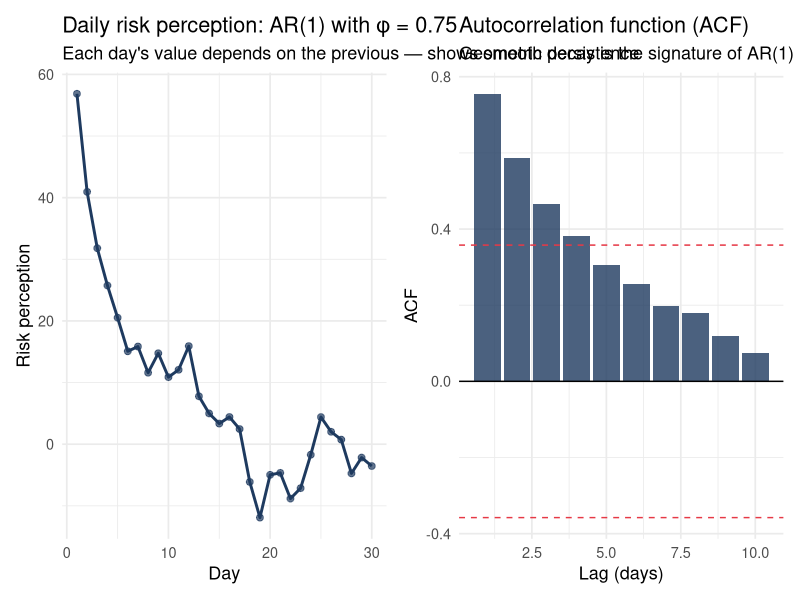
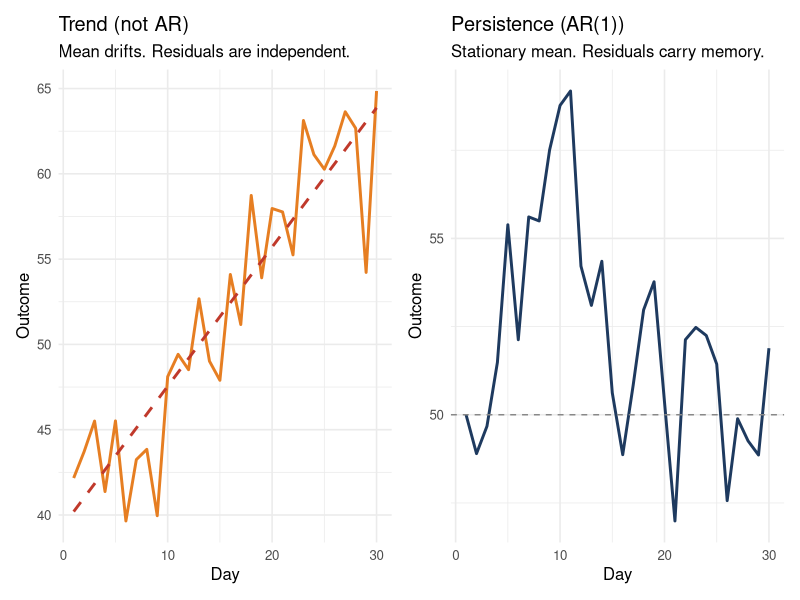
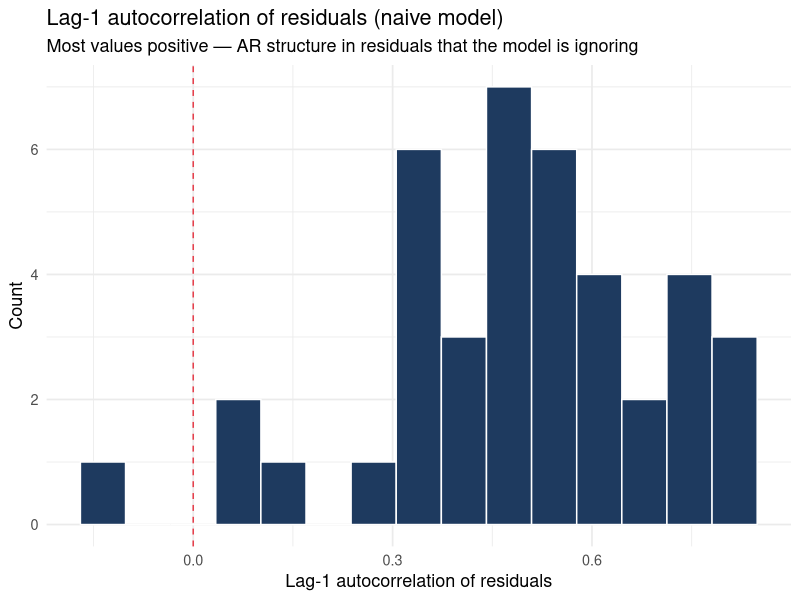
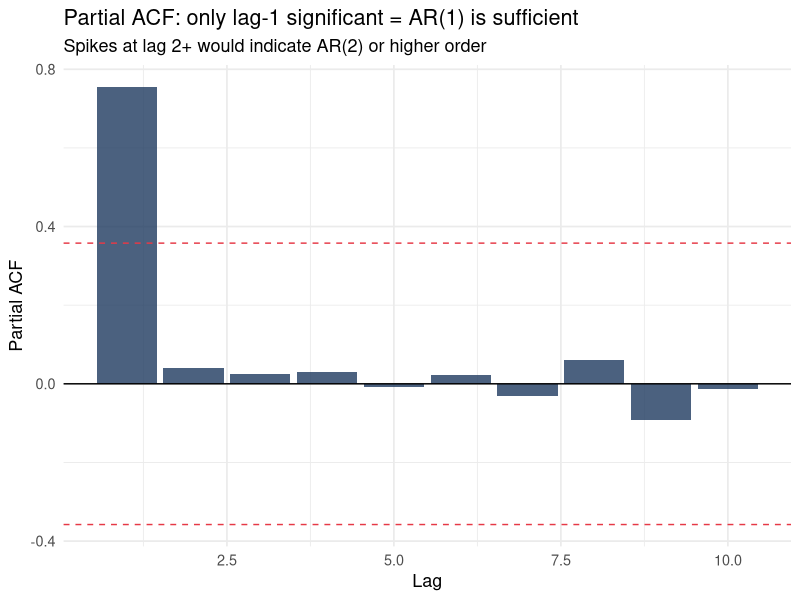

Here is the R script that generated these plots, in order:
## ---- chunk 1
library(tidyverse)
library(nlme)
library(ggplot2)
library(patchwork)
set.seed(42)
## ---- chunk 2
# Simulate AR(1) process for one person: 30 days of daily risk perception
phi   <- 0.75
sigma <- 3
n_t   <- 30

Y <- numeric(n_t)
Y[1] <- rnorm(1, 50, 5)
for (t in 2:n_t) Y[t] <- phi * Y[t-1] + rnorm(1, 0, sigma)

p1 <- tibble(day = 1:n_t, risk_perception = Y) |>
  ggplot(aes(x = day, y = risk_perception)) +
  geom_line(color = "#1e3a5f", linewidth = 1) +
  geom_point(size = 2, color = "#1e3a5f", alpha = 0.7) +
  labs(
    title    = paste0("Daily risk perception: AR(1) with φ = ", phi),
    subtitle = "Each day's value depends on the previous — shows smooth persistence",
    x = "Day", y = "Risk perception"
  ) +
  theme_minimal(base_size = 13)

acf_vals <- acf(Y, plot = FALSE, lag.max = 10)
p2 <- tibble(lag = 0:10, acf = acf_vals$acf[,1,1]) |>
  filter(lag > 0) |>
  ggplot(aes(x = lag, y = acf)) +
  geom_col(fill = "#1e3a5f", alpha = 0.8) +
  geom_hline(yintercept = 0, color = "black") +
  geom_hline(yintercept = c(-1, 1) * 1.96 / sqrt(n_t),
             linetype = "dashed", color = "#e63946") +
  labs(
    title    = "Autocorrelation function (ACF)",
    subtitle = "Geometric decay is the signature of AR(1)",
    x = "Lag (days)", y = "ACF"
  ) +
  theme_minimal(base_size = 13)

p1 + p2
## ---- chunk 3
t_vals <- 1:30
# Trend: mean drifts upward, residuals are independent
y_trend <- 40 + 0.8 * t_vals + rnorm(30, 0, 3)

# Persistence: stationary mean, AR(1) residuals
phi_p <- 0.8
y_pers <- numeric(30)
y_pers[1] <- 50
for (t in 2:30) y_pers[t] <- 50 * (1 - phi_p) + phi_p * y_pers[t-1] + rnorm(1, 0, 3)

p_trend <- tibble(day = t_vals, y = y_trend) |>
  ggplot(aes(x = day, y = y)) +
  geom_line(color = "#e67e22", linewidth = 1) +
  geom_smooth(method = "lm", se = FALSE, color = "#c0392b", linetype = "dashed") +
  labs(
    title    = "Trend (not AR)",
    subtitle = "Mean drifts. Residuals are independent.",
    x = "Day", y = "Outcome"
  ) +
  theme_minimal(base_size = 12)

p_pers <- tibble(day = t_vals, y = y_pers) |>
  ggplot(aes(x = day, y = y)) +
  geom_line(color = "#1e3a5f", linewidth = 1) +
  geom_hline(yintercept = 50, linetype = "dashed", color = "#888") +
  labs(
    title    = "Persistence (AR(1))",
    subtitle = "Stationary mean. Residuals carry memory.",
    x = "Day", y = "Outcome"
  ) +
  theme_minimal(base_size = 12)

p_trend + p_pers
## ---- chunk 4
n_people <- 40
n_days   <- 20

# Simulate multilevel AR(1): daily spending over 20 days
df_ar <- expand_grid(person = 1:n_people, day = 1:n_days) |>
  arrange(person, day) |>
  group_by(person) |>
  mutate(
    baseline = rnorm(1, 50, 6),
    ar_resid = {
      r <- numeric(n_days); r[1] <- rnorm(1, 0, 3)
      for (t in 2:n_days) r[t] <- 0.7 * r[t-1] + rnorm(1, 0, 3)
      r
    },
    daily_spending = baseline + 2 * day / n_days + ar_resid
  ) |>
  ungroup() |>
  mutate(person = factor(person))

# Naive model without AR structure
m_naive <- lme(daily_spending ~ day,
               random = ~1 | person,
               data   = df_ar)

# Lag-1 autocorrelation of residuals per person
residuals_df <- data.frame(
  resid  = residuals(m_naive, type = "normalized"),
  person = df_ar$person,
  day    = df_ar$day
)

lag1_by_person <- residuals_df |>
  group_by(person) |>
  arrange(day) |>
  summarise(lag1 = cor(head(resid, -1), tail(resid, -1)))

ggplot(lag1_by_person, aes(x = lag1)) +
  geom_histogram(fill = "#1e3a5f", color = "white", bins = 15) +
  geom_vline(xintercept = 0, linetype = "dashed", color = "#e63946") +
  labs(
    title    = "Lag-1 autocorrelation of residuals (naive model)",
    subtitle = "Most values positive — AR structure in residuals that the model is ignoring",
    x        = "Lag-1 autocorrelation of residuals",
    y        = "Count"
  ) +
  theme_minimal(base_size = 13)
## ---- chunk 5
m_ar1 <- lme(daily_spending ~ day,
             random      = ~1 | person,
             correlation = corAR1(form = ~day | person),
             data        = df_ar)

tibble(
  Model = c("Naive (independent residuals)", "AR(1) residuals"),
  AIC   = c(AIC(m_naive), AIC(m_ar1)),
  BIC   = c(BIC(m_naive), BIC(m_ar1))
) |>
  knitr::kable(digits = 1,
    caption = "AR(1) substantially improves model fit (lower AIC/BIC = better)")
## ---- chunk 6
# What is the estimated autocorrelation?
intervals(m_ar1, which = "var-cov")$corStruct
## ---- chunk 7
pacf_vals <- pacf(Y, plot = FALSE, lag.max = 10)
tibble(lag = 1:10, pacf = pacf_vals$acf[,1,1]) |>
  ggplot(aes(x = lag, y = pacf)) +
  geom_col(fill = "#1e3a5f", alpha = 0.8) +
  geom_hline(yintercept = 0) +
  geom_hline(yintercept = c(-1, 1) * 1.96 / sqrt(n_t),
             linetype = "dashed", color = "#e63946") +
  labs(
    title    = "Partial ACF: only lag-1 significant = AR(1) is sufficient",
    subtitle = "Spikes at lag 2+ would indicate AR(2) or higher order",
    x = "Lag", y = "Partial ACF"
  ) +
  theme_minimal(base_size = 13)
